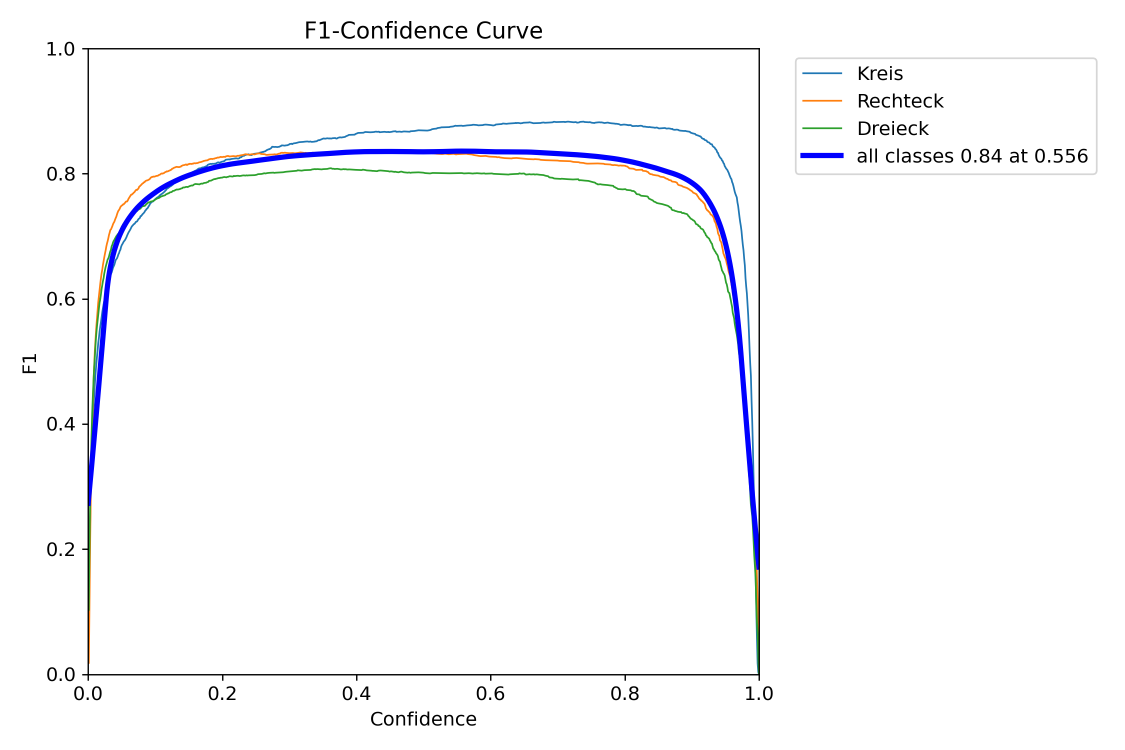
#> input picture TrainingSoftware/ShapeDetection/rund/detect/train/F1_curve.png, 2250 x 1500 px, given as the content of the folder Gen_input_images, which was not available (shown at 1/2 size)
$ python ImmageTrainingsGenV5.py
#> lines starting #> are read from the running program, lines starting #| are printed output that depends on the picture; pictures that were not available may be replaced by others from this repository, and a replacement may not be noted
import os
import cv2
import random
import numpy as np
import concurrent.futures
from shapely.geometry import Polygon
def add_complex_lens_effect(image, lens_strength=None, lens_center=None, curve_power=None, oval_factor=None, wave_amplitude=None):
    """
    Fügt einen komplexen Lupeneffekt mit ovalen Formen und leicht gekrümmten Linien hinzu.

    Args:
        image (numpy.ndarray): Eingabebild
        lens_strength (float, optional): Stärke der Linsenverzerrung
        lens_center (tuple, optional): Zentrum der Verzerrung
        curve_power (float, optional): Exponent für zusätzliche Krümmungskontrolle
        oval_factor (float, optional): Verhältnis für anisotrope Verzerrung (Ovale)
        wave_amplitude (float, optional): Amplitude der wellenförmigen Krümmung

    Returns:
        numpy.ndarray: Bild mit komplexem Lupeneffekt
    """
    h, w = image.shape[:2]

    # Standardwerte
    if lens_strength is None:
        lens_strength = random.uniform(0.5, 2.0)
    if lens_center is None:
        lens_center = (random.randint(w // 4, 3 * w // 4),
                       random.randint(h // 4, 3 * h // 4))
    if curve_power is None:
        curve_power = random.uniform(2.0, 4.0)
    if oval_factor is None:
        oval_factor = random.uniform(0.5, 1.5)  # Verändert die X/Y-Skalierung
    if wave_amplitude is None:
        wave_amplitude = random.uniform(5, 20)  # Amplitude der Wellenkrümmung

    # Gitter erstellen
    x, y = np.meshgrid(np.arange(w), np.arange(h))
    dx = (x - lens_center[0]) * oval_factor  # Anisotrope Verzerrung
    dy = y - lens_center[1]
    distance = np.sqrt(dx**2 + dy**2)

    # Verzerrungskurve
    scale = 1 + lens_strength * np.power(np.tanh(distance / 100), curve_power)

    # Wellenförmige Deformation hinzufügen
    wave_x = wave_amplitude * np.sin(2 * np.pi * y / h)  # Horizontale Welle
    wave_y = wave_amplitude * np.cos(2 * np.pi * x / w)  # Vertikale Welle

    # Mapping-Koordinaten
    map_x = (x - lens_center[0] + wave_x) / scale + lens_center[0]
    map_y = (y - lens_center[1] + wave_y) / scale + lens_center[1]

    # Verzerrtes Bild erzeugen
    distorted = cv2.remap(image, map_x.astype(np.float32), map_y.astype(np.float32),
                          interpolation=cv2.INTER_LINEAR,
                          borderMode=cv2.BORDER_REFLECT)

    return distorted


def add_random_shadow(image):
    """
    Fügt einen zufälligen Schatten zum Bild hinzu.

    Args:
        image (numpy.ndarray): Eingabebild

    Returns:
        numpy.ndarray: Bild mit Schatten
    """
    h, w = image.shape[:2]

    # Zufällige Schattenform
    shadow_type = random.choice(['polygon', 'rectangle'])

    # Zufällige Transparenz
    alpha = random.uniform(0.1, 0.4)

    # Kopie des Bildes erstellen
    shadow_image = image.copy()

    if shadow_type == 'polygon':
        # Zufälliges Polygon
        num_points = random.randint(3, 6)
        points = [(random.randint(0, w), random.randint(0, h)) for _ in range(num_points)]

        # Polygon zeichnen
        overlay = shadow_image.copy()
        cv2.fillPoly(overlay, [np.array(points)], (0, 0, 0))

        # Transparenz hinzufügen
        cv2.addWeighted(overlay, alpha, shadow_image, 1 - alpha, 0, shadow_image)

    else:  # Rechteck
        # Zufälliges Rechteck
        x1, y1 = random.randint(0, w), random.randint(0, h)
        x2, y2 = random.randint(x1, w), random.randint(y1, h)

        # Rechteck zeichnen
        overlay = shadow_image.copy()
        cv2.rectangle(overlay, (x1, y1), (x2, y2), (0, 0, 0), -1)

        # Transparenz hinzufügen
        cv2.addWeighted(overlay, alpha, shadow_image, 1 - alpha, 0, shadow_image)

    return shadow_image

def add_noise(image):
    """
    Fügt Rauschen zum Bild hinzu.

    Args:
        image (numpy.ndarray): Eingabebild

    Returns:
        numpy.ndarray: Bild mit Rauschen
    """
    noise = np.random.normal(0, 15, image.shape).astype(np.uint8)
    noisy_image = cv2.add(image, noise)
    return noisy_image

def generate_shapes_with_bounding_boxes_until_valid(image, num_shapes=3, margin=100):
    """
    Generiert Formen, bis mindestens eine Form erfolgreich auf das Bild angewendet wurde.
    Schatten werden ausgeschlossen.
    """
    while True:
        modified_image = image.copy()  # Bildkopie, um wiederholt zu generieren
        annotated_image, bounding_boxes = generate_shapes_with_bounding_boxes(modified_image, num_shapes, margin)

        # Überprüfen, ob valide Shapes generiert wurden
        if bounding_boxes:  # Prüfen, ob mindestens eine Bounding-Box existiert
            return annotated_image, bounding_boxes
        print("Keine gültigen Formen generiert, versuche erneut...")


def generate_shapes_with_bounding_boxes(image, num_shapes=18, margin=100):
    """
    Generiert zufällige Formen (Rechtecke, Kreise, Dreiecke) und gibt die Bounding Boxes im YOLO-Format zurück.
    Schatten werden ausgeschlossen.
    """
    h, w, _ = image.shape
    bounding_boxes = []

    for _ in range(num_shapes):
        # Zufällige Ankerpunkte innerhalb der Margins
        anchor_x = random.randint(margin, w - margin)
        anchor_y = random.randint(margin, h - margin)
        color = tuple(random.randint(0, 255) for _ in range(3))
        shape_type = random.choice(['circle', 'square', 'triangle'])

        if shape_type == 'circle':
            max_radius = max(10, min(anchor_x - margin, w - anchor_x - margin, anchor_y - margin, h - anchor_y - margin) // 2)
            radius = random.randint(10, max_radius)

            # Kreis zeichnen
            center = (anchor_x, anchor_y)
            cv2.circle(image, center, radius, color, -1)

            # YOLO-Bounding-Box
            x_center = anchor_x / w
            y_center = anchor_y / h
            bbox_width = 2 * radius / w
            bbox_height = 2 * radius / h
            bounding_boxes.append((0, x_center, y_center, bbox_width, bbox_height))

        elif shape_type == 'square':
            max_side = max(10, min(anchor_x - margin, w - anchor_x - margin, anchor_y - margin, h - anchor_y - margin) // 2)
            side = random.randint(10, max_side)
            x1 = anchor_x - side // 2
            y1 = anchor_y - side // 2
            x2 = anchor_x + side // 2
            y2 = anchor_y + side // 2
            cv2.rectangle(image, (x1, y1), (x2, y2), color, -1)

            # YOLO-Bounding-Box
            x_center = anchor_x / w
            y_center = anchor_y / h
            bbox_width = side / w
            bbox_height = side / h
            bounding_boxes.append((1, x_center, y_center, bbox_width, bbox_height))

        elif shape_type == 'triangle':
            max_size = min(anchor_x - margin, w - anchor_x - margin, anchor_y - margin, h - anchor_y - margin) // 2
            pt1 = (anchor_x, anchor_y - max_size // 2)
            pt2 = (anchor_x - max_size // 2, anchor_y + max_size // 2)
            pt3 = (anchor_x + max_size // 2, anchor_y + max_size // 2)
            cv2.fillPoly(image, [np.array([pt1, pt2, pt3], dtype=np.int32)], color)

            # YOLO-Bounding-Box
            x_min = min(pt1[0], pt2[0], pt3[0]) / w
            x_max = max(pt1[0], pt2[0], pt3[0]) / w
            y_min = min(pt1[1], pt2[1], pt3[1]) / h
            y_max = max(pt1[1], pt2[1], pt3[1]) / h
            x_center = (x_min + x_max) / 2
            y_center = (y_min + y_max) / 2
            bbox_width = x_max - x_min
            bbox_height = y_max - y_min
            bounding_boxes.append((2, x_center, y_center, bbox_width, bbox_height))

    return image, bounding_boxes


def process_images(input_folder, output_folder):
    """
    Verarbeitet alle Bilder im Eingabeordner und speichert die Ausgabebilder sowie YOLO-Bounding-Boxes.
    Schatten werden ausgeschlossen.
    """
#> called with input_folder = 'Gen_input_images', output_folder = 'Gen_output_images/train'
    if not os.path.exists(output_folder):
        os.makedirs(output_folder)

    for filename in os.listdir(input_folder):
        input_path = os.path.join(input_folder, filename)
        if not filename.lower().endswith(('.png', '.jpg', '.jpeg')):
            continue

        image = cv2.imread(input_path)
#> image is the input picture: shape (1500, 2250, 3); mean B, G, R 251.3, 249.6, 249.4
        if image is None:
            print(f"Fehler beim Laden des Bildes: {filename}")
            continue

        # Zufällige Formen und Bounding Boxes (wiederholen bis gültig)
        annotated_image, bounding_boxes = generate_shapes_with_bounding_boxes_until_valid(image)
#> bounding_boxes = [(1, 0.745, 0.641, 0.0933, 0.14), (1, 0.596, 0.717, 0.02, 0.03), (0, 0.217, 0.911, 0.00978, 0.0147)]

        # Effekte hinzufügen
        shadow_image = add_random_shadow(annotated_image)  # Schatten nach den Formen hinzufügen
#> in add_random_shadow, `cv2.rectangle(overlay, (x1, y1), (x2, y2), (0, 0, 0), -1)`:
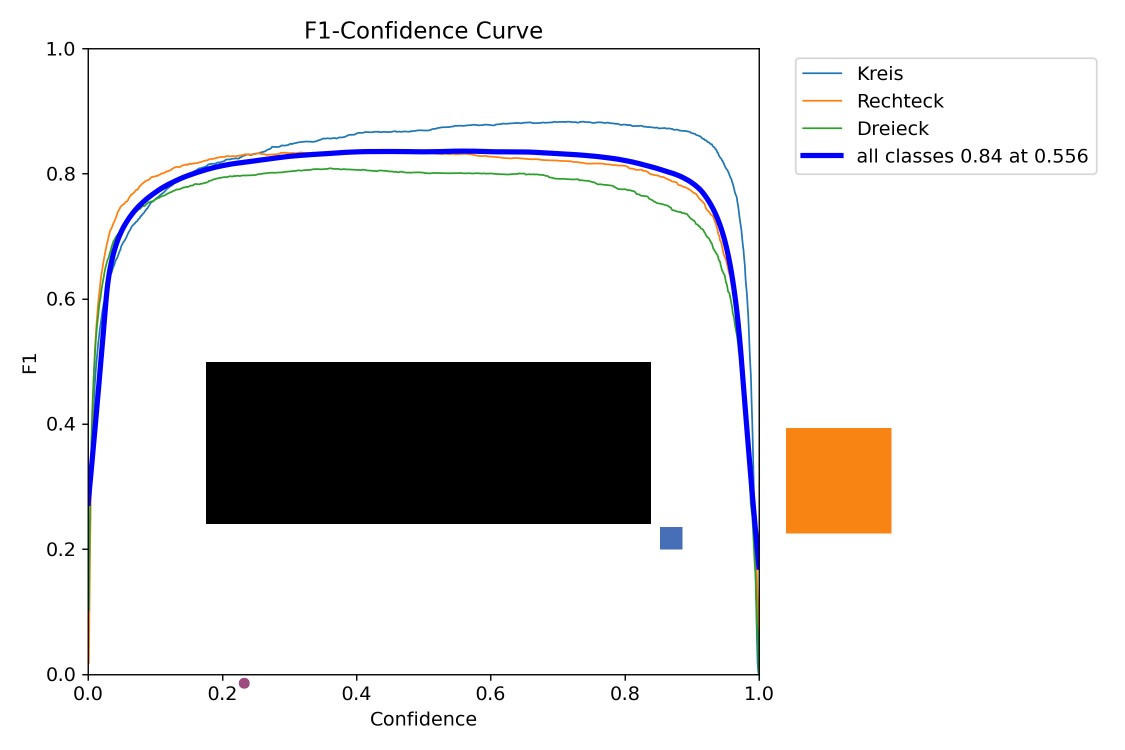
#> overlay: shape (1500, 2250, 3) (shown at 1/2 size); mean B, G, R 226.4, 226.1, 227.4
#> in add_random_shadow, `cv2.addWeighted(overlay, alpha, shadow_image, 1 - alpha, 0, shadow_ima..`:
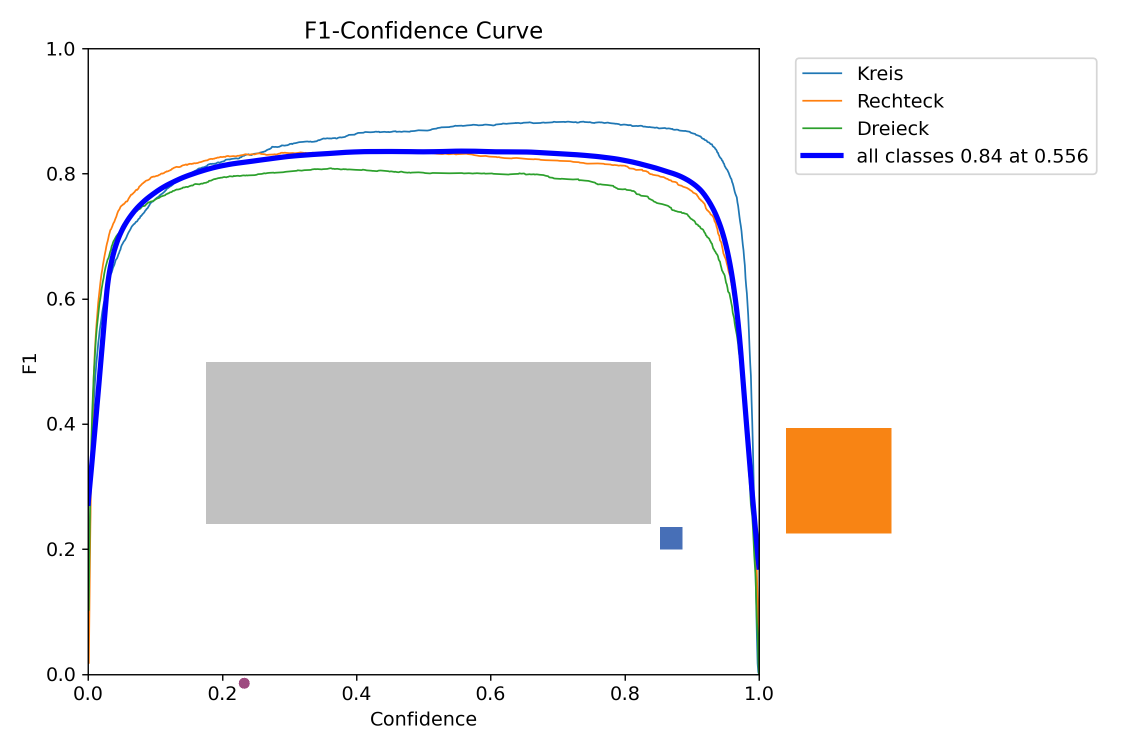
#> shadow_image: shape (1500, 2250, 3) (shown at 1/2 size); mean B, G, R 242.9, 242.6, 243.8
        lens_image = add_complex_lens_effect(shadow_image)
#> in add_complex_lens_effect, `distorted = cv2.remap(image, map_x.astype(np.float32), map_y.astype(np..`:
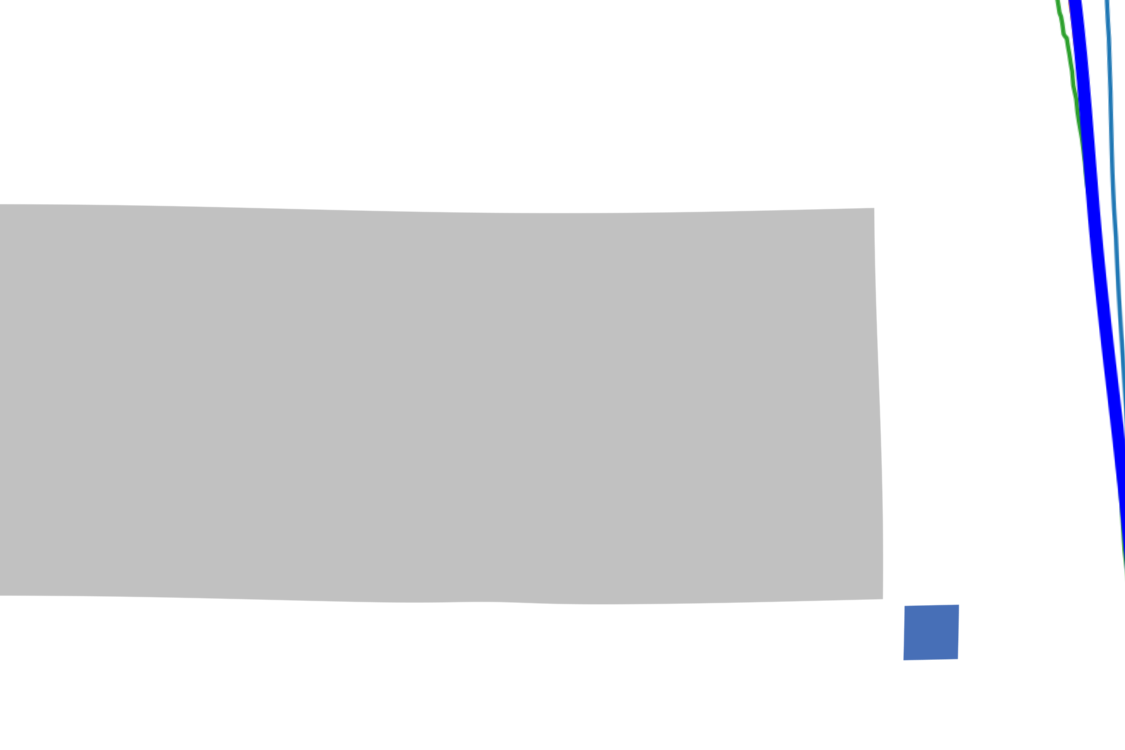
#> distorted: shape (1500, 2250, 3) (shown at 1/2 size); mean B, G, R 229.2, 227, 226.6
        final_image = add_noise(lens_image)
#> in add_noise, `noisy_image = cv2.add(image, noise)`:
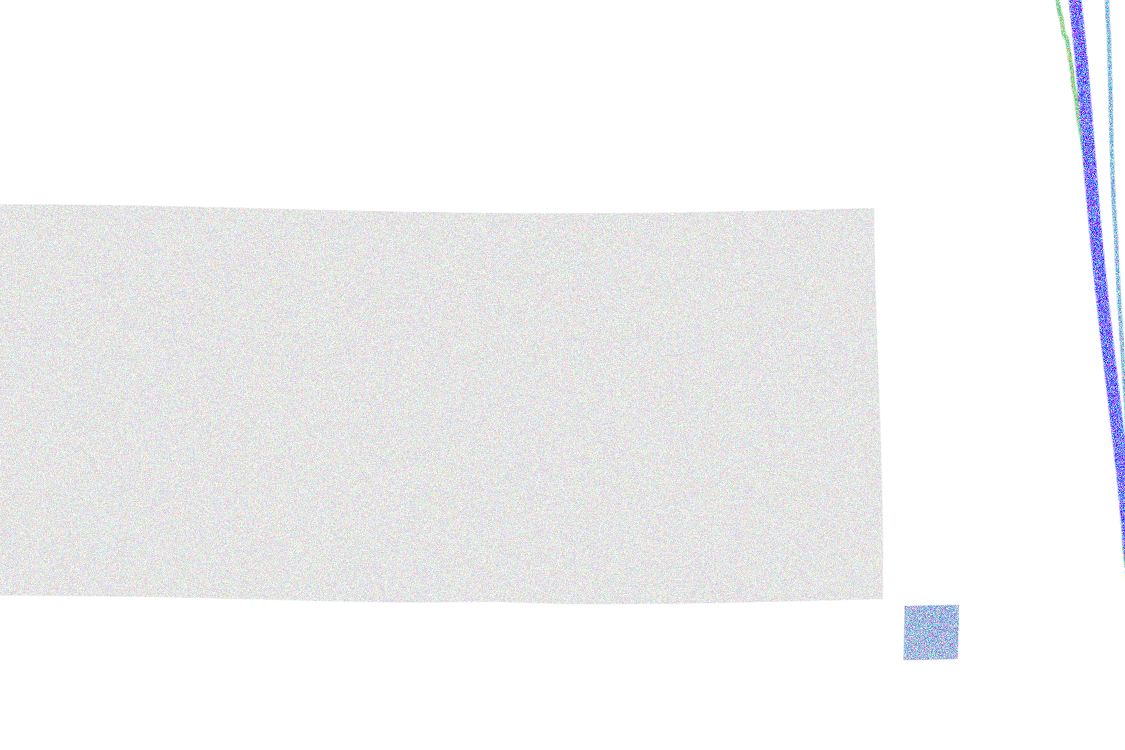
#> noisy_image: shape (1500, 2250, 3) (shown at 1/2 size); mean B, G, R 243.8, 242.6, 242.4

        # Speichern der Bilder
        output_image_path = os.path.join(output_folder, filename)
        cv2.imwrite(output_image_path, final_image)

        # Speichern der Bounding Boxes (ohne Schatten)
        output_txt_path = os.path.join(output_folder, os.path.splitext(filename)[0] + ".txt")
        with open(output_txt_path, "w") as f:
            for box in bounding_boxes:
                f.write(" ".join(map(str, box)) + "\n")
#> this loop made 3 passes

        print(f"Verarbeitet: {filename}")


if __name__ == "__main__":
    input_folder = "Gen_input_images"
    output_base = "Gen_output_images"

    if not os.path.exists(output_base):
        os.makedirs(output_base)

    for i in range(2):  # Zwei Iterationen: Train und Validate
        output_folder = os.path.join(output_base, "train" if i == 0 else "validate")
        process_images(input_folder, output_folder)
